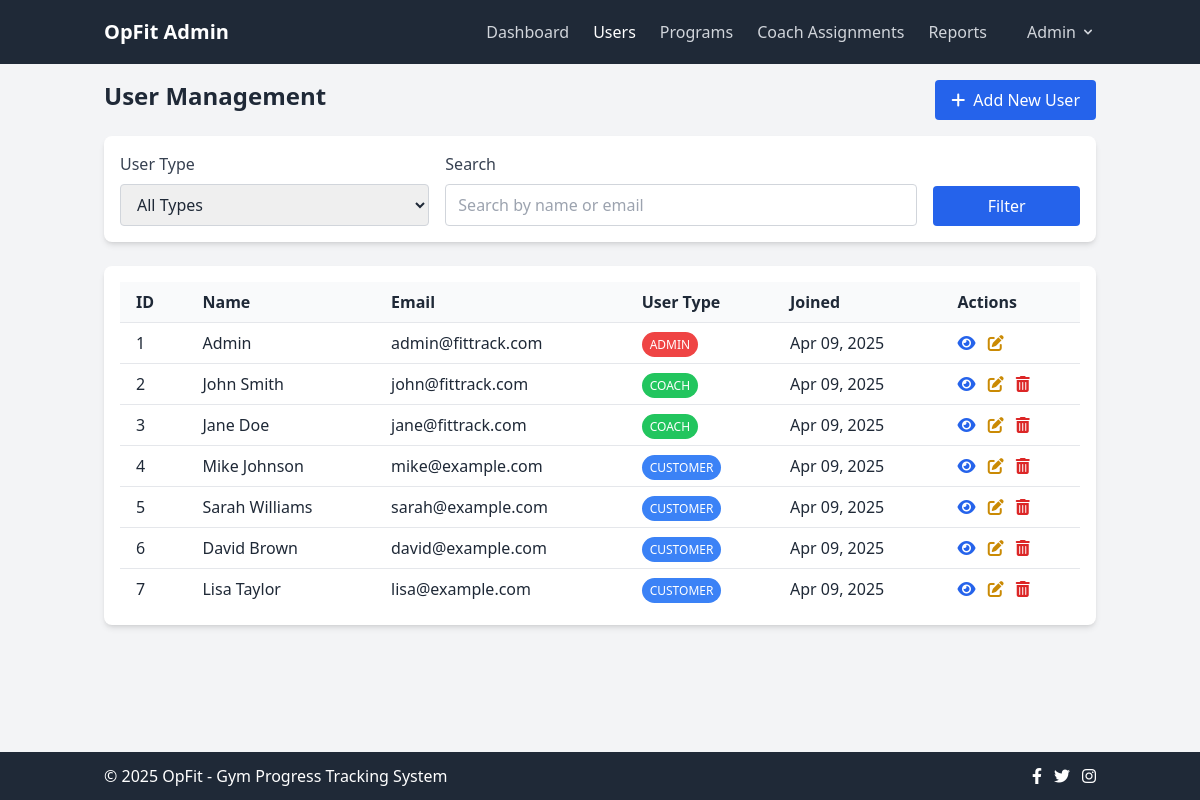
The page /admin/users.php (signed in) on the database its author committed.
### tables this page shows
CREATE TABLE IF NOT EXISTS users (
    id INT AUTO_INCREMENT PRIMARY KEY,
    name VARCHAR(100) NOT NULL,
    email VARCHAR(100) NOT NULL UNIQUE,
    password VARCHAR(255) NOT NULL,
    user_type ENUM('customer', 'coach', 'admin') NOT NULL,
    created_at TIMESTAMP DEFAULT CURRENT_TIMESTAMP,
    updated_at TIMESTAMP DEFAULT CURRENT_TIMESTAMP ON UPDATE CURRENT_TIMESTAMP
);

### admin/users.php (the view, shortened to what this page needs)
<?php
include_once '../includes/db_connect.php';
$user_id = $_SESSION['user_id'];
$user_name = $_SESSION['user_name'];
$search = isset($_GET['search']) ? $_GET['search'] : '';
$query = "SELECT * FROM users";
$query .= " ORDER BY created_at DESC";
$result = mysqli_query($conn, $query);
?>
<!DOCTYPE html>
<html lang="en">
<head>
    <link rel="stylesheet" href="../css/style.css">
    <script src="https://cdn.tailwindcss.com"></script>
    <link rel="stylesheet" href="https://cdnjs.cloudflare.com/ajax/libs/font-awesome/6.0.0-beta3/css/all.min.css">
</head>
<body class="bg-gray-100 text-gray-800">
    <nav class="bg-gray-800 text-white">
        <div class="container mx-auto px-4 py-3">
            <div class="flex flex-wrap justify-between items-center">
                <a class="text-xl font-bold" href="dashboard.php">OpFit Admin</a>
                <div class="hidden md:flex flex-col md:flex-row w-full md:w-auto mt-4 md:mt-0 items-center" id="navbarMenu">
                    <ul class="flex flex-col md:flex-row md:mr-6 space-y-2 md:space-y-0 md:space-x-6">
                        <li>
                            <a class="text-gray-300 hover:text-white block py-2" href="dashboard.php">Dashboard</a>
                        </li>
                        <li>
                            <a class="text-white font-medium block py-2" href="users.php">Users</a>
                        </li>
                        <li>
                            <a class="text-gray-300 hover:text-white block py-2" href="programs.php">Programs</a>
                        </li>
                        <li>
                            <a class="text-gray-300 hover:text-white block py-2" href="assignments.php">Coach Assignments</a>
                        </li>
                        <li>
                            <a class="text-gray-300 hover:text-white block py-2" href="reports.php">Reports</a>
                        </li>
                    </ul>
                    <div class="relative mt-4 md:mt-0 md:ml-4">
                        <button id="userDropdown" class="flex items-center text-gray-300 hover:text-white py-2">
                            <?php echo $user_name; ?>
                            <svg class="ml-1 h-4 w-4" xmlns="http://www.w3.org/2000/svg" viewBox="0 0 20 20" fill="currentColor">
                                <path fill-rule="evenodd" d="M5.293 7.293a1 1 0 011.414 0L10 10.586l3.293-3.293a1 1 0 111.414 1.414l-4 4a1 1 0 01-1.414 0l-4-4a1 1 0 010-1.414z" clip-rule="evenodd" />
                            </svg>
                        </button>
                    </div>
                </div>
            </div>
        </div>
    </nav>
    <div class="container mx-auto px-4 py-4">
        <div class="flex flex-wrap -mx-2 mb-4">
            <div class="w-full md:w-1/2 px-2">
                <h1 class="text-2xl font-bold">User Management</h1>
            </div>
            <div class="w-full md:w-1/2 px-2 flex justify-end">
                <button type="button" class="bg-blue-600 hover:bg-blue-700 text-white font-medium py-2 px-4 rounded flex items-center" id="addUserBtn">
                    <i class="fas fa-plus mr-2"></i> Add New User
                </button>
            </div>
        </div>
        <div class="bg-white rounded-lg shadow-md mb-6">
            <div class="p-4">
                <form action="users.php" method="get" class="flex flex-wrap -mx-2">
                    <div class="w-full md:w-1/3 px-2 mb-4 md:mb-0">
                        <label for="type" class="block text-gray-700 mb-2">User Type</label>
                        <select name="type" id="type" class="w-full px-3 py-2 border border-gray-300 rounded focus:outline-none focus:ring-2 focus:ring-blue-500">
                            <option value="">All Types</option>
                        </select>
                    </div>
                    <div class="w-full md:w-1/2 px-2 mb-4 md:mb-0">
                        <label for="search" class="block text-gray-700 mb-2">Search</label>
                        <input type="text" class="w-full px-3 py-2 border border-gray-300 rounded focus:outline-none focus:ring-2 focus:ring-blue-500" id="search" name="search" placeholder="Search by name or email" value="<?php echo $search; ?>">
                    </div>
                    <div class="w-full md:w-1/6 px-2 flex items-end">
                        <button type="submit" class="w-full bg-blue-600 hover:bg-blue-700 text-white font-medium py-2 px-4 rounded">Filter</button>
                    </div>
                </form>
            </div>
        </div>
        <div class="bg-white rounded-lg shadow-md">
            <div class="p-4">
                <div class="overflow-x-auto">
                    <table class="w-full">
                        <thead class="bg-gray-50">
                            <tr>
                                <th class="px-4 py-2 text-left">ID</th>
                                <th class="px-4 py-2 text-left">Name</th>
                                <th class="px-4 py-2 text-left">Email</th>
                                <th class="px-4 py-2 text-left">User Type</th>
                                <th class="px-4 py-2 text-left">Joined</th>
                                <th class="px-4 py-2 text-left">Actions</th>
                            </tr>
                        </thead>
                        <tbody>
                            <?php while ($user = mysqli_fetch_assoc($result)): ?>
                                <tr class="hover:bg-gray-50 border-t">
                                    <td class="px-4 py-2"><?php echo $user['id']; ?></td>
                                    <td class="px-4 py-2"><?php echo $user['name']; ?></td>
                                    <td class="px-4 py-2"><?php echo $user['email']; ?></td>
                                    <td class="px-4 py-2">
                                        <?php if ($user['user_type'] == 'customer'): ?>
                                            <span class="bg-blue-500 text-white text-xs px-2 py-1 rounded-full uppercase">Customer</span>
                                        <?php elseif ($user['user_type'] == 'coach'): ?>
                                            <span class="bg-green-500 text-white text-xs px-2 py-1 rounded-full uppercase">Coach</span>
                                        <?php elseif ($user['user_type'] == 'admin'): ?>
                                            <span class="bg-red-500 text-white text-xs px-2 py-1 rounded-full uppercase">Admin</span>
                                        <?php endif; ?>
                                    </td>
                                    <td class="px-4 py-2"><?php echo date('M d, Y', strtotime($user['created_at'])); ?></td>
                                    <td class="px-4 py-2">
                                        <a href="user_details.php?id=<?php echo $user['id']; ?>" class="text-blue-600 hover:text-blue-800 mr-2" title="View Details">
                                            <i class="fas fa-eye"></i>
                                        </a>
                                        <a href="edit_user.php?id=<?php echo $user['id']; ?>" class="text-yellow-600 hover:text-yellow-800 mr-2" title="Edit User">
                                            <i class="fas fa-edit"></i>
                                        </a>
                                        <?php if ($user['id'] != $user_id): ?>
                                            <a href="#" onclick="confirmDelete(<?php echo $user['id']; ?>)" class="text-red-600 hover:text-red-800" title="Delete User">
                                                <i class="fas fa-trash-alt"></i>
                                            </a>
                                        <?php endif; ?>
                                    </td>
                                </tr>
                            <?php endwhile; ?>
                        </tbody>
                    </table>
                </div>
            </div>
        </div>
    </div>
    <?php include_once '../includes/footer.php'; ?>
    <script src="../js/tailwind-utilities.js"></script>
</body>
</html>

### rows shown on the page
users: id "1", name "Admin", email "admin@fittrack.com", user_type "ADMIN", created_at "Apr 09, 2025"
users: id "2", name "John Smith", email "john@fittrack.com", user_type "COACH", created_at "Apr 09, 2025"
users: id "3", name "Jane Doe", email "jane@fittrack.com", user_type "COACH", created_at "Apr 09, 2025"
users: id "4", name "Mike Johnson", email "mike@example.com", user_type "CUSTOMER", created_at "Apr 09, 2025"
users: id "5", name "Sarah Williams", email "sarah@example.com", user_type "CUSTOMER", created_at "Apr 09, 2025"
users: id "6", name "David Brown", email "david@example.com", user_type "CUSTOMER", created_at "Apr 09, 2025"
users: id "7", name "Lisa Taylor", email "lisa@example.com", user_type "CUSTOMER", created_at "Apr 09, 2025"

### other values the page prints
$user_name "Admin"
